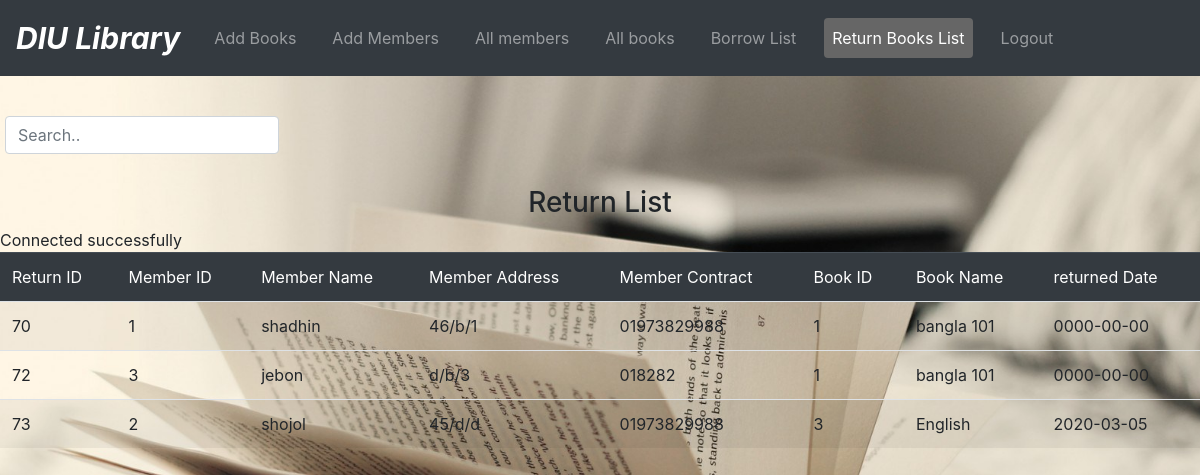
/returnlist.php, run on the app's committed database.
### tables this page shows
CREATE TABLE `returnbook` (
  `returnID` int(50) NOT NULL,
  `m_id` varchar(50) NOT NULL,
  `m_name` varchar(50) NOT NULL,
  `m_address` varchar(50) NOT NULL,
  `m_contract` varchar(50) NOT NULL,
  `b_id` varchar(50) NOT NULL,
  `b_name` varchar(50) NOT NULL,
  `return_date` date NOT NULL
);

### returnlist.php (the view, shortened to what this page needs)
<!DOCTYPE html>
<html lang="en">
<head>
  <link rel="stylesheet" href="https://maxcdn.bootstrapcdn.com/bootstrap/4.4.1/css/bootstrap.min.css">
  <link rel="stylesheet" href="nav.css">
  <link rel="stylesheet" href="login.css">
</head>
<body>
<nav class="navbar navbar-expand-md bg-dark navbar-dark">
  <a class="navbar-brand" href="#"><i><b>DIU Library</b></i></a>
  <div class="collapse navbar-collapse" id="collapsibleNavbar">
    <ul class="navbar-nav">
      <li class="nav-item">
        <a class="nav-link" href="http://localhost/project/Book.php">Add Books</a>
      </li>
      <li class="nav-item">
        <a class="nav-link" href="http://localhost/project/member.php">Add Members</a>
      </li>
      <li class="nav-item">
        <a class="nav-link" href="http://localhost/project/allmember.php">All members</a>
      </li>
      <li class="nav-item">
        <a class="nav-link" href="http://localhost/project/allbook.php">All books</a>
      </li>
      <li class="nav-item">
        <a class="nav-link" href="http://localhost/project/borrowlist.php">Borrow List</a>
      </li>
      <li class="nav-item">
        <a class="nav-link active" href="http://localhost/project/returnlist.php">Return Books List</a>
      </li>
      <li class="nav-item">
        <a class="nav-link" href="Logout.php">Logout</a>
      </li>
    </ul>
  </div>
</nav>
<br>
<section class="row container mt-3"  style="height:70px">
  <div style="padding-left:5px">
 <input class="form-control" id="myInput" type="text" placeholder="Search..">
  </div>
</section>
<section class="row">
  <section class="col-xs-12 col-sm-12 col-md-12">
      <center><h3>Return List</h3></center>
      <table class="table table-striped">
<thead class="table table-dark">
<tr >
<td>Return ID</td>
<td>Member ID</td>
<td>Member Name</td>
<td>Member Address</td>
<td>Member Contract</td>
<td>Book ID</td>
<td>Book Name</td>
<td>returned Date</td>
</tr>
</thead>
<tbody id="myTable">
  <?php
  include_once "connection.php";
  $sql = "SELECT `returnID`, `m_id`, `m_name`, `m_address`, `m_contract`, `b_id`, `b_name`, `return_date` FROM `returnbook`";
  $result = mysqli_query($conn,$sql);
  if (mysqli_num_rows($result) > 0) {
    while ($row = mysqli_fetch_assoc($result)) {
      echo "<tr>";
      echo "<td>".$row["returnID"]."</td>";
      echo "<td>".$row["m_id"]."</td>";
      echo "<td>".$row["m_name"]."</td>";
      echo "<td>".$row["m_address"]."</td>";
      echo "<td>".$row["m_contract"]."</td>";
      echo "<td>".$row["b_id"]."</td>";
      echo "<td>".$row["b_name"]."</td>";
      echo "<td>".$row["return_date"]."</td>";
      echo "</tr>";
    }
  }
  else {
    echo " 0 result";
  }
  ?>
</tbody>
</table>
  </section>
</section>
</body>
</html>

### nav.css (style rules this page uses)
.active, .nav-link:hover { background-color: #666; color: white; border-radius: 4px; transition: 1s; }
.nav-item { margin: 10px; }
.navbar-brand { font-size: 30px; }

### returnlist.php (style rules this page uses)
body { background-image: url("book.jpg"); background-repeat: no-repeat; background-size: cover; background-position: center; background-attachment: fixed; }

### data on the page
returnbook: returnID "70", m "1", m_name "shadhin", m_address "46/b/1", m_contract "01973829988", b "1", b_name "bangla 101", return_date "0000-00-00"
returnbook: returnID "72", m "3", m_name "jebon", m_address "d/b/3", m_contract "018282", b "1", b_name "bangla 101", return_date "0000-00-00"
returnbook: returnID "73", m "2", m_name "shojol", m_address "45/d/d", m_contract "01973829988", b "3", b_name "English", return_date "2020-03-05"
